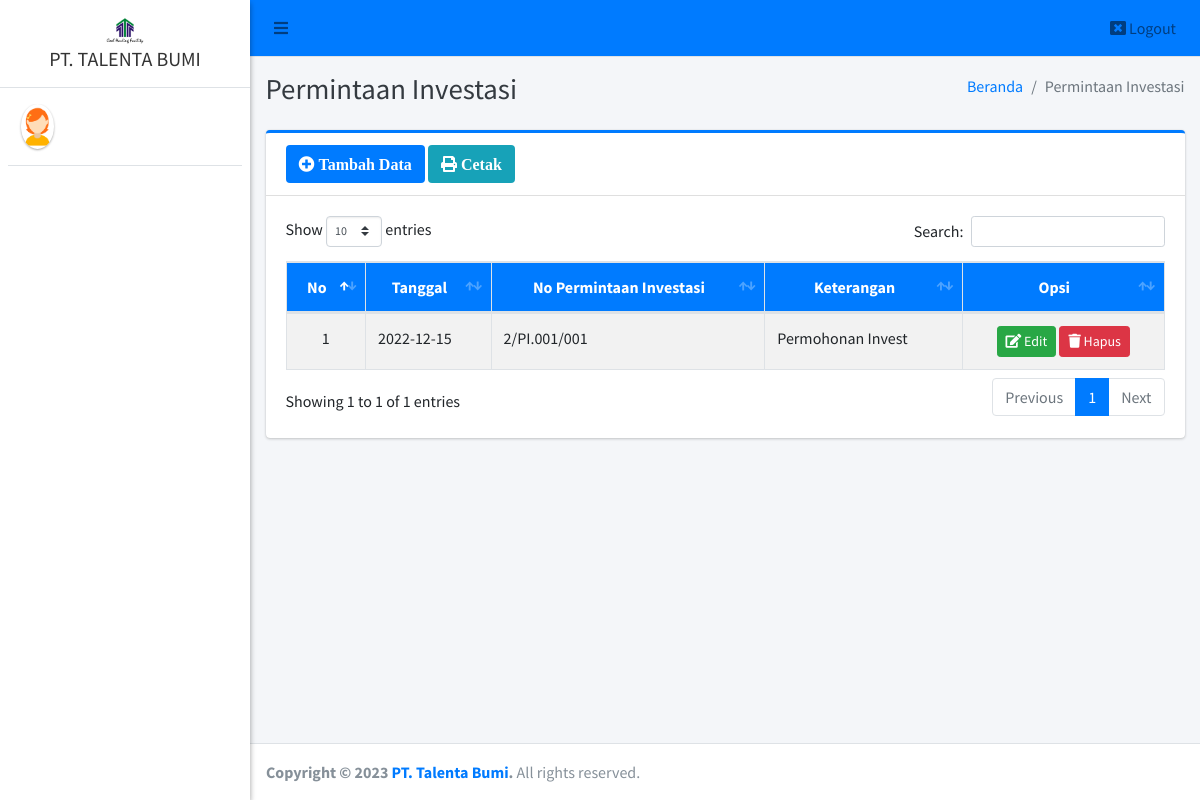
The page /pimpinan/pi/index.php on the database as committed earlier.
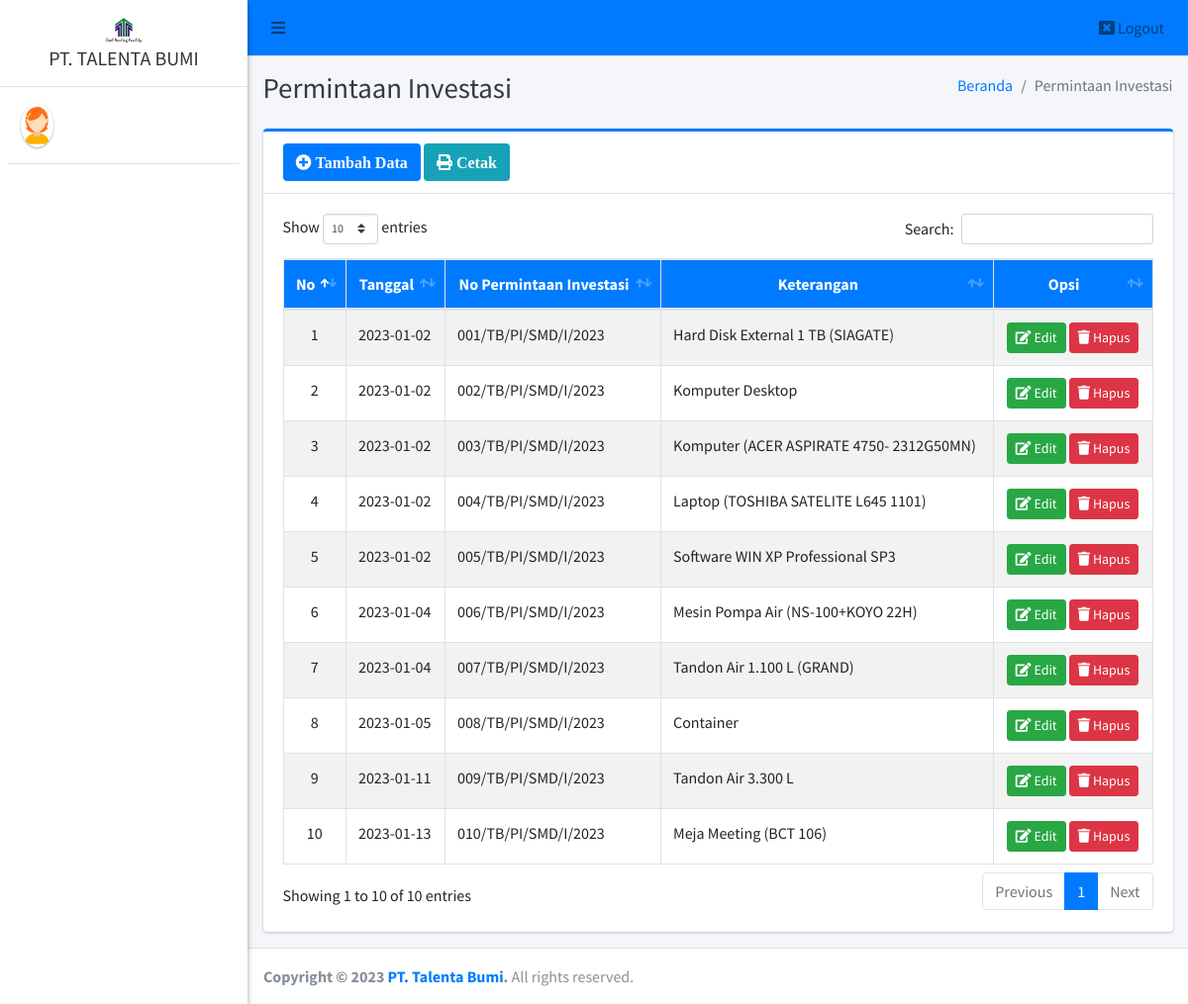
The same page on the database as committed later.
### tables this page shows
CREATE TABLE `pi` (
  `id_pi` int(11) NOT NULL,
  `tanggal_permintaan` date NOT NULL,
  `no_pi` varchar(40) NOT NULL,
  `keterangan` text NOT NULL,
  `jumlah` varchar(20) NOT NULL,
  `satuan` varchar(20) NOT NULL
);

### pimpinan/pi/index.php (the view, shortened to what this page needs)
<?php
require '../../config/koneksi.php';
?>
<!DOCTYPE html>
<html>
<?php
include '../../templates/head.php';
?>
<body class="hold-transition sidebar-mini layout-fixed">
    <div class="wrapper">
        <?php
        include '../../templates/navbar.php';
        ?>
        <?php
        include '../../templates/sidebar.php';
        ?>
        <div class="content-wrapper">
            <div class="content-header">
                <div class="container-fluid">
                    <div class="row mb-2">
                        <div class="col-sm-6">
                            <h1 class="m-0 text-dark">Permintaan Investasi</h1>
                        </div>
                        <div class="col-sm-6">
                            <ol class="breadcrumb float-sm-right">
                                <li class="breadcrumb-item"><a href="#">Beranda</a></li>
                                <li class="breadcrumb-item active">Permintaan Investasi</li>
                            </ol>
                        </div>
                    </div>
                </div>
            </div>
            <section class="content">
                <div class="container-fluid">
                    <div class="row">
                        <div class="col-12">
                            <div class="card card-primary card-outline">
                                <div class="card-header">
                                    <a href="tambah" class="btn bg-primary"><i class="fa fa-plus-circle"> Tambah Data</i></a>
                                    <a href="print" target="blank" class="btn bg-info"><i class="fa fa-print"> Cetak</i></a>
                                </div>
                                <div class="card-body">
                                    <div class="table-responsive">
                                        <table id="example1" class="table table-bordered table-striped">
                                            <thead class="bg-primary">
                                                <tr align="center">
                                                    <th>No</th>
                                                    <th>Tanggal</th>
                                                    <th>No Permintaan Investasi</th>
                                                    <th>Keterangan</th>
                                                    <th>Opsi</th>
                                                </tr>
                                            </thead>
                                            <tbody style="background-color: white">
                                                <?php
                                                $no = 1;
                                                $data = $koneksi->query("SELECT * FROM pi ORDER BY id_pi ASC");
                                                while ($row = $data->fetch_array()) {
                                                ?>
                                                    <tr>
                                                        <td align="center"><?= $no++ ?></td>
                                                        <td><?= $row['tanggal_permintaan'] ?></td>
                                                        <td><?= $row['no_pi'] ?></td>
                                                        <td><?= $row['keterangan'] ?></td>
                                                        <td align="center">
                                                            <a href="edit?id=<?= $row['id_pi'] ?>" class="btn btn-success btn-sm" title="Edit"><i class="fa fa-edit"></i> Edit</a>
                                                            <a href="hapus?id=<?= $row['id_pi'] ?>" class="btn btn-danger btn-sm alert-hapus" title="Hapus"><i class="fa fa-trash"></i> Hapus</a>
                                                        </td>
                                                    </tr>
                                                <?php } ?>
                                            </tbody>
                                        </table>
                                    </div>
                                </div>
                            </div>
                        </div>
                    </div>
                </div>
            </section>
        </div>
        <?php include_once "../../templates/footer.php"; ?>
    </div>
</body>
</html>

Rows that differ between the two databases and show on the page:
removed pi: tanggal_permintaan "2022-12-15", no_pi "2/PI.001/001", keterangan "Permohonan Invest"
added pi: tanggal_permintaan "2023-01-02", no_pi "001/TB/PI/SMD/I/2023", keterangan "Hard Disk External 1 TB (SIAGATE)"
added pi: tanggal_permintaan "2023-01-02", no_pi "002/TB/PI/SMD/I/2023", keterangan "Komputer Desktop"
added pi: tanggal_permintaan "2023-01-02", no_pi "003/TB/PI/SMD/I/2023", keterangan "Komputer (ACER ASPIRATE 4750- 2312G50MN)"
added pi: tanggal_permintaan "2023-01-02", no_pi "004/TB/PI/SMD/I/2023", keterangan "Laptop (TOSHIBA SATELITE L645 1101)"
added pi: tanggal_permintaan "2023-01-02", no_pi "005/TB/PI/SMD/I/2023", keterangan "Software WIN XP Professional SP3"
added pi: tanggal_permintaan "2023-01-04", no_pi "006/TB/PI/SMD/I/2023", keterangan "Mesin Pompa Air (NS-100+KOYO 22H)"
added pi: tanggal_permintaan "2023-01-04", no_pi "007/TB/PI/SMD/I/2023", keterangan "Tandon Air 1.100 L (GRAND)"
added pi: tanggal_permintaan "2023-01-05", no_pi "008/TB/PI/SMD/I/2023", keterangan "Container"
added pi: tanggal_permintaan "2023-01-11", no_pi "009/TB/PI/SMD/I/2023", keterangan "Tandon Air 3.300 L"
added pi: tanggal_permintaan "2023-01-13", no_pi "010/TB/PI/SMD/I/2023", keterangan "Meja Meeting (BCT 106)"
Other text that changed with them:
text written by a page script: "Show entries Search: Showing 1 to 1 of 1 entries Previous 1 Next" → "Show entries Search: Showing 1 to 10 of 10 entries Previous 1 Next"
